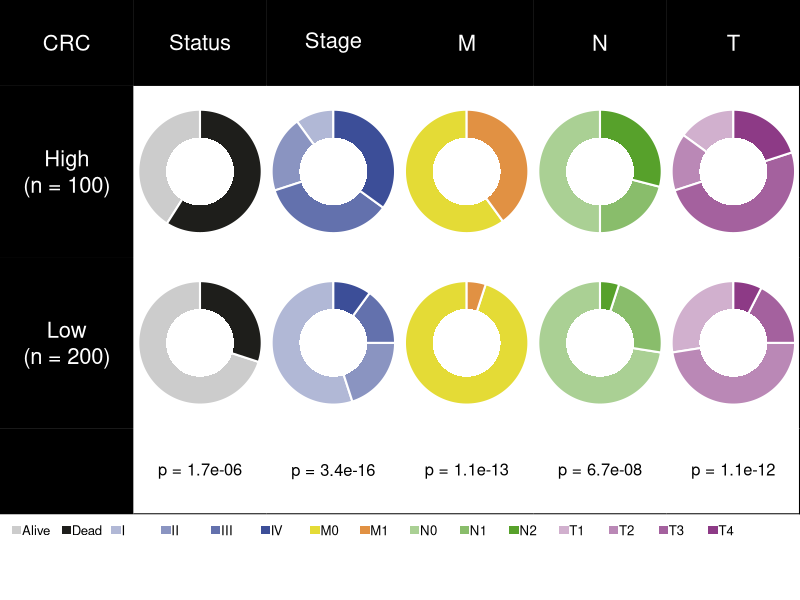

Here is the R script that generated this plot:
## ---- chunk 1
knitr::opts_chunk$set(echo = TRUE)
## ---- chunk 2
library(dplyr)
library(ggplot2)
Sys.setenv(LANGUAGE = "en") #显示英文报错信息
options(stringsAsFactors = FALSE) #禁止chr转成factor
## ---- chunk 3
dat <- read.table("easy_input.txt",row.names = 1,sep = "\t",header = T,check.names = F,stringsAsFactors = F)
head(dat)

# 按Risk分成High和Low，计算各列数值。
gname <- "Risk"
vname <- setdiff(colnames(dat), gname)
pie.high <- pie.low <- list()
fisher.p <- c()
for (i in vname) {
  tmp <- table(dat[,gname], dat[,i])
  p <- format(fisher.test(tmp)$p.value,digits = 2)
  names(p) <- i
  fisher.p <- c(fisher.p, p)
  
  pie.dat <- 
    tmp %>% as.data.frame() %>% group_by(Var1) %>% mutate(Pct = Freq/sum(Freq)) %>% as.data.frame()
  
  # 表格内的两行对应Risk的两类：Risk high和Risk low
  pie.high[[i]] <- pie.dat[which(pie.dat$Var1 == "High"),]
  pie.low[[i]] <- pie.dat[which(pie.dat$Var1 == "Low"),]
}
## ---- chunk 4
# 设置颜色
black  <- "#1E1E1B"
blue   <- "#3C4E98"
yellow <- "#E4DB36"
orange <- "#E19143"
green  <- "#57A12B"
cherry <- "#8D3A86"

# 创建颜色
status.col <- c("grey80",black)
stage.col <- alpha(blue, c(0.4, 0.6, 0.8, 1))
M.col <- c(yellow, orange)
N.col <- alpha(green, c(0.5, 0.7, 1))
T.col <- alpha(cherry, c(0.4, 0.6, 0.8, 1))

# 硬核base plot一块一块画，当然也可以把其中的pie chart提取出来后期AI或者PPT拼接也是比较方便的
pdf("pieTable.pdf",width = 7, height = 5)
showLayout <- F # 默认不在最终pdf的首页显示layout结构，不过建议初次绘制的时候改为TRUE看一下，方便理解

# 设置画面布局，相同数字代表同一区块，数字越多代表该区块所占面积越大（一共25个区域）
layout(matrix(c( 1, 1, 1,  2, 2, 2,  3, 3, 3,  4, 4, 4,  5, 5, 5,  6, 6, 6,
                 7, 7, 7,  8, 8, 8,  9, 9, 9, 10,10,10, 11,11,11, 12,12,12,
                 7, 7, 7,  8, 8, 8,  9, 9, 9, 10,10,10, 11,11,11, 12,12,12,
                13,13,13, 14,14,14, 15,15,15, 16,16,16, 17,17,17, 18,18,18,
                13,13,13, 14,14,14, 15,15,15, 16,16,16, 17,17,17, 18,18,18,
                19,19,19, 20,20,20, 21,21,21, 22,22,22, 23,23,23, 24,24,24,
                25,25,25, 25,25,25, 25,25,25, 25,25,25, 25,25,25, 25,25,25),
              byrow = T,nrow = 7))

if(showLayout) {
  layout.show(n = 25) # 直观展示画布分布
}

#-------------------------#
# 画布区域1-6：绘制图抬头 #
#-------------------------#

par(bty="n", mgp = c(0,0,0), mar = c(0,0,0,0), lwd = 2) # 基础参数，各边界距离为0
plot(1,1,
     xlab = "",xaxt = "n", # 不显示x坐标轴
     ylab = "",yaxt = "n") # 不显示y坐标轴
rect(par("usr")[1],par("usr")[3],par("usr")[2],par("usr")[4],col = "black") # 背景涂黑
text((par("usr")[1]+par("usr")[2])/2, # 用par("usr")来获取该画布的绝对位置
     (par("usr")[3]+par("usr")[4])/2,
     "CRC",cex = 2, col = "white") # 显示图标题

plot(1,1,
     xlab = "",xaxt = "n", # 不显示x坐标轴
     ylab = "",yaxt = "n") # 不显示y坐标轴
rect(par("usr")[1],par("usr")[3],par("usr")[2],par("usr")[4],col = "black") # 背景涂黑
text((par("usr")[1]+par("usr")[2])/2, # 用par("usr")来获取该画布的绝对位置
     (par("usr")[3]+par("usr")[4])/2,
     "Status",cex = 2, col = "white") # 显示图标题

plot(1,1,
     xlab = "",xaxt = "n", # 不显示x坐标轴
     ylab = "",yaxt = "n") # 不显示y坐标轴
rect(par("usr")[1],par("usr")[3],par("usr")[2],par("usr")[4],col = "black") # 背景涂黑
text((par("usr")[1]+par("usr")[2])/2, # 用par("usr")来获取该画布的绝对位置
     (par("usr")[3]+par("usr")[4])/2,
     "Stage",cex = 2, col = "white") # 显示图标题

plot(1,1,
     xlab = "",xaxt = "n", # 不显示x坐标轴
     ylab = "",yaxt = "n") # 不显示y坐标轴
rect(par("usr")[1],par("usr")[3],par("usr")[2],par("usr")[4],col = "black") # 背景涂黑
text((par("usr")[1]+par("usr")[2])/2, # 用par("usr")来获取该画布的绝对位置
     (par("usr")[3]+par("usr")[4])/2,
     "M",cex = 2, col = "white") # 显示图标题

plot(1,1,
     xlab = "",xaxt = "n", # 不显示x坐标轴
     ylab = "",yaxt = "n") # 不显示y坐标轴
rect(par("usr")[1],par("usr")[3],par("usr")[2],par("usr")[4],col = "black") # 背景涂黑
text((par("usr")[1]+par("usr")[2])/2, # 用par("usr")来获取该画布的绝对位置
     (par("usr")[3]+par("usr")[4])/2,
     "N",cex = 2, col = "white") # 显示图标题

plot(1,1,
     xlab = "",xaxt = "n", # 不显示x坐标轴
     ylab = "",yaxt = "n") # 不显示y坐标轴
rect(par("usr")[1],par("usr")[3],par("usr")[2],par("usr")[4],col = "black") # 背景涂黑
text((par("usr")[1]+par("usr")[2])/2, # 用par("usr")来获取该画布的绝对位置
     (par("usr")[3]+par("usr")[4])/2,
     "T",cex = 2, col = "white") # 显示图标题

#--------------------------------------#
# 画布区域7-12：绘制High组抬头和扇形图 #
#--------------------------------------#

plot(1,1,
     xlab = "",xaxt = "n", # 不显示x坐标轴
     ylab = "",yaxt = "n") # 不显示y坐标轴
rect(par("usr")[1],par("usr")[3],par("usr")[2],par("usr")[4],col = "black") # 背景涂黑
text((par("usr")[1]+par("usr")[2])/2, # 用par("usr")来获取该画布的绝对位置
     (par("usr")[3]+par("usr")[4])/2,
     "High\n(n = 100)",cex = 2, col = "white") # 显示图标题

# High group
pie(pie.high$Status$Pct, 
    col = status.col, 
    border = "white",  
    radius = 1, 
    labels = NA,
    init.angle = 90)
symbols(0,0, circles = .55, inches = FALSE, col = "white", bg = "white", lty = 0, add = TRUE)

pie(pie.high$Stage$Pct, 
    col = stage.col, 
    border = "white",  
    radius = 1, 
    labels = NA,
    init.angle = 90)
symbols(0,0, circles = .55, inches = FALSE, col = "white", bg = "white", lty = 0, add = TRUE)

pie(pie.high$M$Pct, 
    col = M.col, 
    border = "white",  
    radius = 1, 
    labels = NA,
    init.angle = 90)
symbols(0,0, circles = .55, inches = FALSE, col = "white", bg = "white", lty = 0, add = TRUE)

pie(pie.high$N$Pct, 
    col = N.col, 
    border = "white",  
    radius = 1, 
    labels = NA,
    init.angle = 90)
symbols(0,0, circles = .55, inches = FALSE, col = "white", bg = "white", lty = 0, add = TRUE)

pie(pie.high$`T`$Pct, 
    col = T.col, 
    border = "white",  
    radius = 1, 
    labels = NA,
    init.angle = 90)
symbols(0,0, circles = .55, inches = FALSE, col = "white", bg = "white", lty = 0, add = TRUE)
abline(v = par("usr")[2], col = "black") # 右侧封上黑线

#--------------------------------------#
# 画布区域13-18：绘制Low组抬头和扇形图 #
#--------------------------------------#

plot(1,1,
     xlab = "",xaxt = "n", # 不显示x坐标轴
     ylab = "",yaxt = "n") # 不显示y坐标轴
rect(par("usr")[1],par("usr")[3],par("usr")[2],par("usr")[4],col = "black") # 背景涂黑
text((par("usr")[1]+par("usr")[2])/2, # 用par("usr")来获取该画布的绝对位置
     (par("usr")[3]+par("usr")[4])/2,
     "Low\n(n = 200)",cex = 2, col = "white") # 显示图标题

# Low group
pie(pie.low$Status$Pct, 
    col = status.col, 
    border = "white",  
    radius = 1, 
    labels = NA,
    init.angle = 90)
symbols(0,0, circles = .55, inches = FALSE, col = "white", bg = "white", lty = 0, add = TRUE)

pie(pie.low$Stage$Pct, 
    col = stage.col, 
    border = "white",  
    radius = 1, 
    labels = NA,
    init.angle = 90)
symbols(0,0, circles = .55, inches = FALSE, col = "white", bg = "white", lty = 0, add = TRUE)

pie(pie.low$M$Pct, 
    col = M.col, 
    border = "white",  
    radius = 1, 
    labels = NA,
    init.angle = 90)
symbols(0,0, circles = .55, inches = FALSE, col = "white", bg = "white", lty = 0, add = TRUE)

pie(pie.low$N$Pct, 
    col = N.col, 
    border = "white",  
    radius = 1, 
    labels = NA,
    init.angle = 90)
symbols(0,0, circles = .55, inches = FALSE, col = "white", bg = "white", lty = 0, add = TRUE)

pie(pie.low$`T`$Pct, 
    col = T.col, 
    border = "white",  
    radius = 1, 
    labels = NA,
    init.angle = 90)
symbols(0,0, circles = .55, inches = FALSE, col = "white", bg = "white", lty = 0, add = TRUE)
abline(v = par("usr")[2], col = "black") # 右侧封上黑线

#--------------------------------#
# 画布区域19-24：绘制空抬头和p值 #
#--------------------------------#

plot(1,1,
     xlab = "",xaxt = "n", # 不显示x坐标轴
     ylab = "",yaxt = "n") # 不显示y坐标轴
rect(par("usr")[1],par("usr")[3],par("usr")[2],par("usr")[4],col = "black") # 背景涂黑

plot(1,1,col = "white",
     xlab = "",xaxt = "n", # 不显示x坐标轴
     ylab = "",yaxt = "n") # 不显示y坐标轴
text((par("usr")[1]+par("usr")[2])/2, # 用par("usr")来获取该画布的绝对位置
     (par("usr")[3]+par("usr")[4])/2,
     paste0("p = ",fisher.p["Status"]),cex = 1.5, col = "black") # 显示图标题
abline(h = par("usr")[3], col = "black") # 底部封上黑线

plot(1,1,col = "white",
     xlab = "",xaxt = "n", # 不显示x坐标轴
     ylab = "",yaxt = "n") # 不显示y坐标轴
text((par("usr")[1]+par("usr")[2])/2, # 用par("usr")来获取该画布的绝对位置
     (par("usr")[3]+par("usr")[4])/2,
     paste0("p = ",fisher.p["Stage"]),cex = 1.5, col = "black") # 显示图标题
abline(h = par("usr")[3], col = "black")

plot(1,1,col = "white",
     xlab = "",xaxt = "n",# 不显示x坐标轴
     ylab = "",yaxt = "n") # 不显示y坐标轴
text((par("usr")[1]+par("usr")[2])/2, # 用par("usr")来获取该画布的绝对位置
     (par("usr")[3]+par("usr")[4])/2,
     paste0("p = ",fisher.p["M"]),cex = 1.5, col = "black") # 显示图标题
abline(h = par("usr")[3], col = "black")

plot(1,1,col = "white",
     xlab = "",xaxt = "n", # 不显示x坐标轴
     ylab = "",yaxt = "n") # 不显示y坐标轴
text((par("usr")[1]+par("usr")[2])/2, # 用par("usr")来获取该画布的绝对位置
     (par("usr")[3]+par("usr")[4])/2,
     paste0("p = ",fisher.p["N"]),cex = 1.5, col = "black") # 显示图标题
abline(h = par("usr")[3], col = "black")

plot(1,1,col = "white",
     xlab = "",xaxt = "n", # 不显示x坐标轴
     ylab = "",yaxt = "n") # 不显示y坐标轴
text((par("usr")[1]+par("usr")[2])/2, # 用par("usr")来获取该画布的绝对位置
     (par("usr")[3]+par("usr")[4])/2,
     paste0("p = ",fisher.p["T"]),cex = 1.5, col = "black") # 显示图标题
abline(h = par("usr")[3], col = "black") # 底部封上黑线
abline(v = par("usr")[2], col = "black") # 右侧封上黑线

#----------------------#
# 画布区域25：绘制图例 #
#----------------------#

plot(0,0,col = "white",
     xlab = "",xaxt = "n", # 不显示x坐标轴
     ylab = "",yaxt = "n") # 不显示y坐标轴
legend("topleft",
       legend = c("Alive","Dead",
                  "I","II","III","IV",
                  "M0","M1",
                  "N0","N1","N2",
                  "T1","T2","T3","T4"),
       fill = c(status.col,
                stage.col,
                M.col,
                N.col,
                T.col),
       border = NA, # 图例颜色没有边框
       bty = "n", # 图例没有边框
       cex = 1.2,
       #box.lwd = 3,
       x.intersp = 0.05,
       y.intersp = 1,
       text.width = 0.075, # 图例的间隔
       horiz = T) # 图例水平放置

# 关闭图像句柄
invisible(dev.off())
## ---- chunk 5
sessionInfo()
